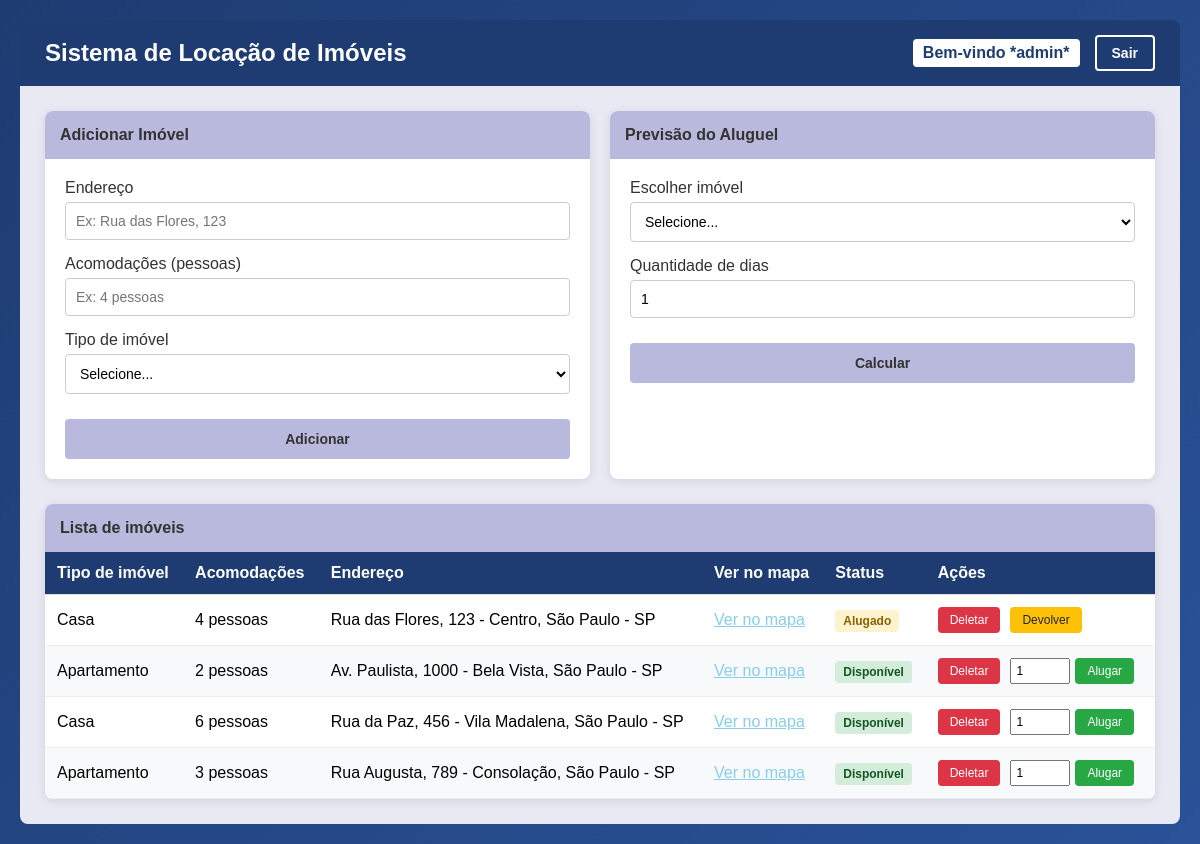
/index.php (signed in), run on the app's committed database.
### tables this page shows
CREATE TABLE IF NOT EXISTS imoveis (
    id INT AUTO_INCREMENT PRIMARY KEY,
    tipo VARCHAR(20) NOT NULL,
    endereco VARCHAR(200) NOT NULL,
    acomodacoes VARCHAR(50) NOT NULL UNIQUE,
    disponivel BOOLEAN NOT NULL DEFAULT TRUE
);

### index.php (called while the page is built, shortened)
<?php
require_once __DIR__ . '/config/config.php';
$imobiliaria = new Imobiliaria();
$usuario = Auth::getUsuario();
require_once __DIR__ . '/views/template.php';

### services/Auth.php (called while the page is built, shortened)
<?php
class Auth {
    public static function getUsuario(): ?array {
        return $_SESSION['auth'] ?? null;
    }
    public static function temPermissao(string $acao): bool {
        $usuario = self::getUsuario();
        $permissoes = [
            'admin' => [
                'visualizar' => true,
                'adicionar' => true,
                'alugar' => true,
                'devolver' => true,
                'deletar' => true,
                'calcular' => true
            ],
            'usuario' => [
                'visualizar' => true,
                'adicionar' => false,
                'alugar' => false,
                'devolver' => false,
                'deletar' => false,
                'calcular' => true
            ]
        ];
        return $permissoes[$usuario['perfil']][$acao];
    }
}

### config/config.php (called while the page is built, shortened)
<?php
function getConnection() {
    try {
        $pdo = new PDO(
            'mysql:host=' . DB_HOST . ';dbname=' . DB_NAME . ';charset=utf8mb4',
            DB_USER,
            DB_PASS,
            [
                PDO::ATTR_ERRMODE => PDO::ERRMODE_EXCEPTION,
                PDO::ATTR_DEFAULT_FETCH_MODE => PDO::FETCH_ASSOC,
                PDO::ATTR_EMULATE_PREPARES => false
            ]
        );
        return $pdo;
    } catch (PDOException $e) {
        die('Erro de conexão com o banco de dados: ' . $e->getMessage());
    }
}

### services/Imobiliaria.php (called while the page is built, shortened)
<?php
class Imobiliaria {
    private \PDO $db;
    private array $imoveis = [];
    public function __construct() {
        $this->db = getConnection();
        $this->carregarImoveis();
    }
    private function carregarImoveis(): void {
        $stmt = $this->db->query("SELECT * FROM imoveis");
        $imoveisDb = $stmt->fetchAll();
        $this->imoveis = [];
        foreach ($imoveisDb as $dado) {
            if ($dado['tipo'] === 'Casa') {
                $imovel = new Casa(
                    $dado['endereco'],
                    $dado['tipo'],
                    $dado['acomodacoes'],
                    (bool)$dado['disponivel'],
                    $dado['id']
                );
            } else {
                $imovel = new Apartamento(
                    $dado['endereco'],
                    $dado['tipo'],
                    $dado['acomodacoes'],
                    (bool)$dado['disponivel'],
                    $dado['id']
                );
            }
            $this->imoveis[] = $imovel;
        }
    }
    public function listarImoveis(): array {
        return $this->imoveis;
    }
}

### Models/Imovel.php (called while the page is built, shortened)
<?php
abstract class Imovel {
    protected string $tipo;
    protected string $endereco;
    protected string $acomodacoes;
    protected bool $disponivel;
    public function __construct(string $endereco, string $tipo, string $acomodacoes, bool $disponivel = true, ?int $id = null) {
        $this->tipo = $tipo;
        $this->endereco = $endereco;
        $this->acomodacoes = $acomodacoes;
        $this->disponivel = $disponivel;
    }
    public function isDisponivel(): bool {
        return $this->disponivel;
    }
    public function getEndereco(): string {
        return $this->endereco;
    }
    public function getAcomodacoes(): string {
        return $this->acomodacoes;
    }
    public function getTipo(): string {
        return $this->tipo;
    }
}

### views/template.php (the view, shortened to what this page needs)
<!DOCTYPE html>
<html lang="pt-BR">
<head>
</head>
<body>
    <div class="container">
        <div class="header">
            <h1>Sistema de Locação de Imóveis</h1>
            <div class="user-info">
                <span>Bem-vindo *<?= htmlspecialchars($usuario['username']) ?>*</span>
                <a href="?logout=1" class="btn-sair">Sair</a>
            </div>
        </div>
        <div class="main-content">
            <div class="cards-row">
                <?php if (Auth::temPermissao('adicionar')): ?>
                <div class="card">
                    <div class="card-header">Adicionar Imóvel</div>
                    <div class="card-body">
                        <form method="post">
                            <div class="form-group">
                                <label>Endereço</label>
                                <input type="text" name="endereco" placeholder="Ex: Rua das Flores, 123" required>
                            </div>
                            <div class="form-group">
                                <label>Acomodações (pessoas)</label>
                                <input type="text" name="acomodacoes" placeholder="Ex: 4 pessoas" required>
                            </div>
                            <div class="form-group">
                                <label>Tipo de imóvel</label>
                                <select name="tipo" required>
                                    <option value="">Selecione...</option>
                                </select>
                            </div>
                            <button type="submit" name="adicionar" class="btn-primary">Adicionar</button>
                        </form>
                    </div>
                </div>
                <?php endif; ?>
                <div class="card">
                    <div class="card-header">Previsão do Aluguel</div>
                    <div class="card-body">
                        <form method="post">
                            <div class="form-group">
                                <label>Escolher imóvel</label>
                                <select name="tipo_calculo" required>
                                    <option value="">Selecione...</option>
                                </select>
                            </div>
                            <div class="form-group">
                                <label>Quantidade de dias</label>
                                <input type="number" name="dias_calculo" value="1" min="1" required>
                            </div>
                            <button type="submit" name="calcular" class="btn-primary">Calcular</button>
                        </form>
                    </div>
                </div>
            </div>
            <div class="table-container">
                <div class="table-header">Lista de imóveis</div>
                <div style="overflow-x: auto;">
                    <table class="table">
                        <thead>
                            <tr>
                                <th>Tipo de imóvel</th>
                                <th>Acomodações</th>
                                <th>Endereço</th>
                                <th>Ver no mapa</th>
                                <th>Status</th>
                                <?php if (Auth::temPermissao('alugar') || Auth::temPermissao('devolver') || Auth::temPermissao('deletar')): ?>
                                <th>Ações</th>
                                <?php endif; ?>
                            </tr>
                        </thead>
                        <tbody>
                            <?php foreach ($imobiliaria->listarImoveis() as $imovel): ?>
                            <tr>
                                <td><?= htmlspecialchars($imovel->getTipo()) ?></td>
                                <td><?= htmlspecialchars($imovel->getAcomodacoes()) ?></td>
                                <td><?= htmlspecialchars($imovel->getEndereco()) ?></td>
                                <td>
                                    <a href="https://www.google.com/maps/dir/SENAI+Santo+André/@-23.6662511,-46.5213753,17z/<?= urlencode(htmlspecialchars($imovel->getEndereco())) ?>" target="_blank" style="color: #87CEEB; text-decoration: underline;">
                                        Ver no mapa
                                    </a>
                                </td>
                                <td>
                                    <span class="badge <?= $imovel->isDisponivel() ? 'success' : 'warning' ?>">
                                        <?= $imovel->isDisponivel() ? 'Disponível' : 'Alugado' ?>
                                    </span>
                                </td>
                                <?php if (Auth::temPermissao('alugar') || Auth::temPermissao('devolver') || Auth::temPermissao('deletar')): ?>
                                <td>
                                    <form method="post" style="display: inline-block;">
                                        <div class="action-group">
                                            <?php if (Auth::temPermissao('deletar')): ?>
                                            <button type="submit" name="deletar" class="btn-action btn-danger" onclick="return confirm('Tem certeza?')">
                                                Deletar
                                            </button>
                                            <?php endif; ?>
                                            <?php if (!$imovel->isDisponivel() && Auth::temPermissao('devolver')): ?>
                                                <button type="submit" name="devolver" class="btn-action btn-warning">
                                                    Devolver
                                                </button>
                                            <?php elseif ($imovel->isDisponivel() && Auth::temPermissao('alugar')): ?>
                                                <input type="number" name="dias" class="days-input" value="1" min="1" required>
                                                <button type="submit" name="alugar" class="btn-action btn-success">
                                                    Alugar
                                                </button>
                                            <?php endif; ?>
                                        </div>
                                    </form>
                                </td>
                                <?php endif; ?>
                            </tr>
                            <?php endforeach; ?>
                        </tbody>
                    </table>
                </div>
            </div>
        </div>
    </div>
</body>
</html>

### views/template.php (style rules this page uses)
* { margin: 0; padding: 0; box-sizing: border-box; }
body { background: linear-gradient(135deg, #1e3c72 0%, #2a5298 100%); font-family: Arial, sans-serif; min-height: 100vh; padding: 20px; }
.container { max-width: 1200px; margin: 0 auto; }
.header { background: #1e3c72; color: white; padding: 15px 25px; border-radius: 8px 8px 0 0; display: flex; justify-content: space-between; align-items: center; margin-bottom: 0; }
.header h1 { font-size: 24px; font-weight: bold; }
.user-info { display: flex; align-items: center; gap: 15px; }
.user-info span { background: white; color: #1e3c72; padding: 5px 10px; border-radius: 4px; font-weight: bold; }
.btn-sair { background: transparent; color: white; border: 2px solid white; padding: 8px 15px; border-radius: 4px; text-decoration: none; font-weight: bold; font-size: 14px; }
.main-content { background: #e8e9f3; padding: 25px; border-radius: 0 0 8px 8px; }
.cards-row { display: grid; grid-template-columns: 1fr 1fr; gap: 20px; margin-bottom: 25px; }
.card { background: white; border-radius: 8px; overflow: hidden; box-shadow: 0 2px 10px rgba(0, 0, 0, 0.1); }
.card-header { background: #b8b9dc; color: #333; padding: 15px; font-weight: bold; font-size: 16px; }
.card-body { padding: 20px; }
.form-group { margin-bottom: 15px; }
.form-group label { display: block; margin-bottom: 5px; color: #333; font-weight: 500; }
.form-group input, .form-group select { width: 100%; padding: 10px; border: 1px solid #ccc; border-radius: 4px; font-size: 14px; background: white; }
.btn-primary { width: 100%; padding: 12px; background: #b8b9dc; color: #333; border: none; border-radius: 4px; font-size: 14px; font-weight: bold; cursor: pointer; margin-top: 10px; }
.table-container { background: white; border-radius: 8px; overflow: hidden; box-shadow: 0 2px 10px rgba(0, 0, 0, 0.1); }
.table-header { background: #b8b9dc; color: #333; padding: 15px; font-weight: bold; font-size: 16px; }
.table { width: 100%; border-collapse: collapse; }
.table th { background: #1e3c72; color: white; padding: 12px; text-align: left; font-weight: bold; border-bottom: 1px solid #ddd; }
.table td { padding: 12px; border-bottom: 1px solid #eee; background: white; }
.table tr:nth-child(even) td { background: #f8f9fa; }
.badge { padding: 4px 8px; border-radius: 4px; font-size: 12px; font-weight: bold; }
.badge.success { background: #d4edda; color: #155724; }
.badge.warning { background: #fff3cd; color: #856404; }
.btn-action { padding: 6px 12px; border: none; border-radius: 4px; font-size: 12px; cursor: pointer; margin-right: 5px; }
.btn-danger { background: #dc3545; color: white; }
.btn-warning { background: #ffc107; color: #212529; }
.btn-success { background: #28a745; color: white; }
.action-group { display: flex; align-items: center; gap: 5px; }
.days-input { width: 60px; padding: 4px; font-size: 12px; }

### data on the page
imoveis: tipo "Casa", acomodacoes "4 pessoas", endereco "Rua das Flores, 123 - Centro, São Paulo - SP", disponivel "Alugado"
imoveis: tipo "Apartamento", acomodacoes "2 pessoas", endereco "Av. Paulista, 1000 - Bela Vista, São Paulo - SP", disponivel "Disponível"
imoveis: tipo "Casa", acomodacoes "6 pessoas", endereco "Rua da Paz, 456 - Vila Madalena, São Paulo - SP", disponivel "Disponível"
imoveis: tipo "Apartamento", acomodacoes "3 pessoas", endereco "Rua Augusta, 789 - Consolação, São Paulo - SP", disponivel "Disponível"

### other printed values
$usuario['username'] "admin"
